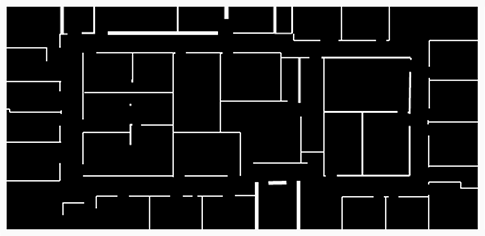
#> input picture maps/walls_3.bmp, 485 x 236 px
$ python trajectory.py
#> lines starting #> are read from the running program, lines starting #| are printed output that depends on the picture; after the words box and inside, x2 and y2 are one past the last pixel; in counts of white or black regions, pixels touching at a corner belong together
import numpy as np
import cv2
import glob
from math import radians, floor
import matplotlib.pyplot as plt


def XYZ_pitch_yaw_roll(imagesName, ARKIT):
    # read the CoreML txt file
    for items in range(0, len(ARKIT)):
        if ARKIT[items].strip() == imagesName.strip():
            xyz = ARKIT[items + 4].split(',')
            sp = ARKIT[items + 5].split('<Float>')
            sp1 = sp[1].split(',')
            sp2 = sp1[0].split('(')
            sp3 = sp1[2].split(')')
            pitch = float(sp2[1])
            yaw = float(sp1[1].strip())
            roll = float(sp3[0].strip())
            return float(xyz[0].strip()), float(xyz[1].strip()), float(xyz[2].strip()), pitch, yaw, roll


flr = 3
Scale = 11.7
initial_location = (74, 45)  # Assigned starting location of the user
particles = np.array([initial_location[0], initial_location[1], 0])  # Create a particle located on starting point
imgOriginal = cv2.imread('./maps/walls_' + str(flr) + '.bmp', 1)  # Read the Map
#> imgOriginal is the input picture: shape (236, 485, 3); min 0, max 255, mean 33.8
previous_RAW_YAW = 0
previous_X = 0
previous_Z = 0
# Read the TXT ARKIT data
ARKIT_LOGGED = [x for x in open(glob.glob("./LoggedData/flr" + str(flr) + ".txt")[0], "r")]
#> (reads LoggedData/flr3.txt from the repository)
# Show where starting location
# cv2.circle(imgOriginal, center=initial_location, color=(0, 255, 0), thickness=-1, radius=3)
img_trj = imgOriginal.copy()  # Image Trajectory
cv2.circle(img_trj, tuple((int(round(particles[0])), int(round(particles[1])))), 2, (128, 255, 255), 2)
#> img_trj: shape (236, 485, 3); 0.03% of pixels changed, all inside (x1, y1, x2, y2) = (71, 42, 78, 49)
# Start to read each image and its ARKIT Logged data
for CameraLogImage in range(1, 20000, 1):
    ARKIT_DATA = XYZ_pitch_yaw_roll(str(CameraLogImage), ARKIT_LOGGED)
    if ARKIT_DATA is None:
        exit(0)
    X_ARKIT = ARKIT_DATA[0] * Scale
    Z_ARKIT = -ARKIT_DATA[2] * Scale
    image_trajectory_y = int(round(X_ARKIT)) + initial_location[1]
    image_trajectory_x = int(round(Z_ARKIT)) + initial_location[0]
    cv2.circle(img_trj, tuple((image_trajectory_x, image_trajectory_y)), 1, (128, 255, 255), 1)
    RAW_YAW = ARKIT_DATA[4]
    img_prt = imgOriginal.copy()  # To show particles
    Rot2D_theta = particles[2] - np.pi / 2 - previous_RAW_YAW
    DeltaX = X_ARKIT - previous_X
    DeltaZ = Z_ARKIT - previous_Z

    DU = DeltaX * np.cos(Rot2D_theta) + DeltaZ * np.sin(Rot2D_theta)
    DV = DeltaX * np.sin(Rot2D_theta) - DeltaZ * np.cos(Rot2D_theta)
    particles[0] = particles[0] + DU
    particles[1] = particles[1] + DV
    particles[2] = particles[2] + (RAW_YAW - previous_RAW_YAW)
    # -----------------------Updating Parameters--------------------------
    cv2.circle(img_prt, tuple((int(round(particles[0])), int(round(particles[1])))), 2, (128, 255, 255), 2)

    previous_RAW_YAW = RAW_YAW
    previous_X = X_ARKIT
    previous_Z = Z_ARKIT
    output = np.hstack((img_trj, img_prt))
    cv2.imshow("Particles", output)
    # -----------------------Waiting a little bit to show all windows-----
    if cv2.waitKey(1) & 0xFF == 27:
        break
    plt.pause(0.000001)
#> this loop made 1 pass; (key Esc is pressed on pass 1)
#> pass 1, `output = np.hstack((img_trj, img_prt))`:
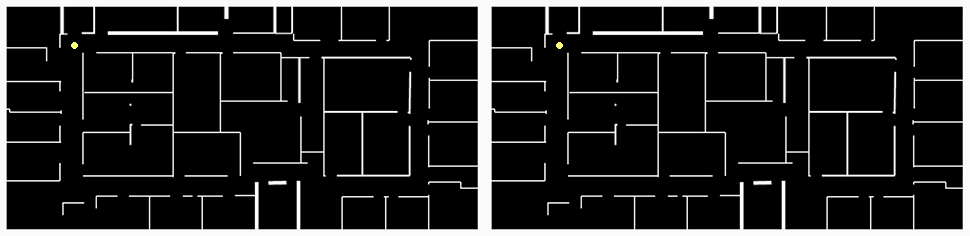
#> output: shape (236, 970, 3); mean B, G, R 33.8, 33.9, 33.9
#> after the loop, particles = [74, 45, 0]
